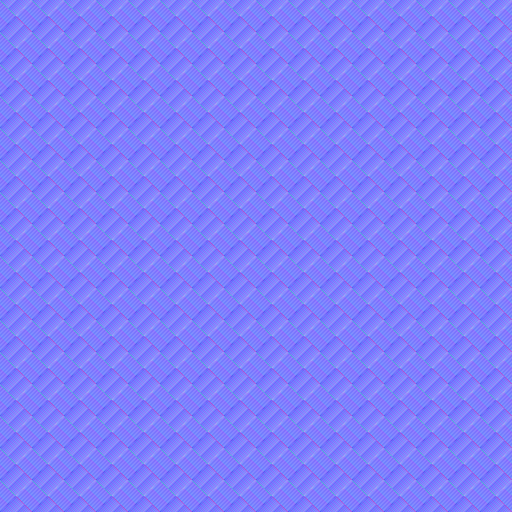
#> input picture assets-src/normals/cross-hatch-weave-normal.png, 1024 x 1024 px, given in place of hex-circuit-mesh-height.png, which was not available (shown at 1/2 size)
$ python e_normals.py
#> lines starting #> are read from the running program, lines starting #| are printed output that depends on the picture; pictures that were not available may be replaced by others from this repository, and a replacement may not be noted
### scripts/textures/common.py
"""
Shared geometry, palette and helpers for the Phase 3 texture pipeline.

Every number here traces to docs/baseline-v1/DECISIONS.md (D3) or
docs/design-inputs/PICKS.md. Nothing is estimated.

Master canvas is 2048 x 2048. The card silhouette is 1260 x 1760 sitting at
offset (394, 144) inside it, which is the measured alpha bounding box of
assets-src/frame-src.png. All compositing happens at master scale and the
finished card is reduced to 1008 x 1408 in a single Lanczos step.
"""
from __future__ import annotations

from pathlib import Path

import numpy as np
from PIL import Image, ImageDraw, ImageFont

# --------------------------------------------------------------------------
# Paths
# --------------------------------------------------------------------------
REPO = Path(__file__).resolve().parents[2]
ASSETS_SRC = REPO / "assets-src"
ART_DIR = ASSETS_SRC / "art"
HOLO_DIR = ASSETS_SRC / "holo"
FACES_DIR = ASSETS_SRC / "faces"
NORMALS_DIR = ASSETS_SRC / "normals"
PACKED_DIR = ASSETS_SRC / "packed"
BUILD = Path(__file__).resolve().parent / "build"
FRAME_SRC = ASSETS_SRC / "frame-src.png"
FONT_TTF = BUILD / "JetBrainsMono-latin.ttf"
FONT_WOFF2 = REPO / "public" / "fonts" / "jetbrains-mono-latin.woff2"

# --------------------------------------------------------------------------
# Scale chain, D3. Verified by arithmetic in the decision record.
# --------------------------------------------------------------------------
MASTER = 2048
CARD_X0, CARD_Y0 = 394, 144
CARD_W, CARD_H = 1260, 1760
TEX_W, TEX_H = 1008, 1408
SCALE = TEX_W / CARD_W  # exactly 0.8 on both axes

# Master-canvas boxes, (x, y, w, h). Measured, PICKS.md "Art window" table.
ART_BOX = (490, 233, 1096, 994)
TEXT_BOX = (521, 1263, 1072, 385)
NAME_BAR = (471, 1693, 1106, 145)

# Roundels, measured from the cream components of frame-src.png rather than
# taken from the handoff figure. The spec quotes "centres 101 and 1061, y 103"
# in card space; the frame's actual cream discs are centred at (131.5, 128.0)
# and (1134.5, 125.5) with inner diameters 172 x 169 and 162 x 160. The quoted
# pair is not symmetric about the card and does not land on the drawn discs,
# so the measurement wins, exactly as it did for the other three panels, whose
# measured boxes reproduce the PICKS.md table to the pixel.
ROUNDEL_D = 190  # outer diameter including the ring, per the spec
ROUNDEL_CENTRES_CARD = ((131.5, 128.0), (1134.5, 125.5))
ROUNDEL_INNER_D = (170.5, 161.0)  # measured cream disc, mean of w and h


def card_to_master(x: float, y: float) -> tuple[float, float]:
    return x + CARD_X0, y + CARD_Y0


ROUNDEL_CENTRES = tuple(card_to_master(*c) for c in ROUNDEL_CENTRES_CARD)

# --------------------------------------------------------------------------
# Palette. Card-only tokens from the handoff spec, section 01.
# --------------------------------------------------------------------------
INK = (18, 17, 16)          # #121110
CREAM = (250, 245, 235)     # #faf5eb frame cream
NAME_YELLOW = (245, 195, 59)  # #f5c33b
SPINE_RED = (244, 38, 36)   # #f42624
SPINE_CYAN = (53, 185, 216)  # #35b9d8

# --------------------------------------------------------------------------
# Card text sizing, "em of card width" from the handoff spec, section 04.
# --------------------------------------------------------------------------
EM = CARD_W  # 1260 at master scale
SIZE_NAME = 0.056 * EM        # 70.56
SIZE_ABILITY_NAME = 0.034 * EM  # 42.84
SIZE_ABILITY_BODY = 0.029 * EM  # 36.54
SIZE_TYPE_LINE = 0.024 * EM   # 30.24
SIZE_ROUNDEL = 0.054 * EM     # 68.04

# Tracking, em of the type size. The name bar figure is stated in the spec.
# The other three follow the spec's own tracking rule from section 02:
# 0.16em on micro labels, 0 at body sizes.
TRACK_NAME = 0.10
TRACK_TYPE_LINE = 0.16
TRACK_ABILITY_NAME = 0.10
TRACK_ABILITY_BODY = 0.0
TRACK_ROUNDEL = 0.0

# --------------------------------------------------------------------------
# The five cards. Copy is verbatim from the handoff copy deck, section 09.
# --------------------------------------------------------------------------
CARDS = [
    dict(
        slug="hero",
        number="01",
        name="JOSHUA",
        type_line="SUPPORT / ENGINEER · 6 YRS",
        ability_name="IDLE ANIMATION",
        ability_body="Sits cross-legged with a laptop. Ships anyway.",
        holo="starburst",
    ),
    dict(
        slug="komikfind",
        number="02",
        name="KOMIKFIND",
        type_line="SEARCH / STAGE 1",
        ability_name="PANEL RECALL",
        ability_body="Search the whole shelf at once. Median search stage "
                     "3.9s to 472ms.",
        holo="halftone",
    ),
    dict(
        slug="kalakal",
        number="03",
        name="KALAKAL",
        type_line="AGENT / SOLANA",
        ability_name="POLICY GATE",
        ability_body="The agent proposes. The executor enforces. DRY_RUN is "
                     "the hard default.",
        holo="hex",
    ),
    dict(
        slug="raidyard",
        number="04",
        name="RAIDYARD",
        type_line="GAME / DEVVIT WEB",
        ability_name="ASYNC RAID",
        ability_body="Resolves inside the post. Deterministic sim, same "
                     "result for every player.",
        holo="prismatic",
    ),
    dict(
        slug="dotaweakness",
        number="05",
        name="DOTAWEAKNESS",
        type_line="ANALYSIS / DOTA 2",
        ability_name="HONEST MODE",
        ability_body="Reveal nine analysis cards. A banned-token validator "
                     "blocks the comforting words.",
        holo="prismatic",
    ),
]


# --------------------------------------------------------------------------
# Font
# --------------------------------------------------------------------------
# [101 lines left out: functions ensure_font, font_at, tracked_width, draw_tracked, wrap_tracked, creaminess and 2 more, not called in this run]


def save_png(im: Image.Image, path: Path) -> Path:
    path.parent.mkdir(parents=True, exist_ok=True)
    im.save(path, "PNG", optimize=True)
    return path

### scripts/textures/e_normals.py
"""
Section E. Normal maps.

Two products, and they are not the same job:

  holo normals    height-to-normal of the five rebuilt section D maps, 1024,
                  tileable. Gradients are taken with np.roll so the derivative
                  wraps, which keeps the normal map as seamless as the height
                  map it came from. Taking them without wrap would reintroduce
                  a seam at the edge that section D just removed.

  frame emboss    from the frame lineart, 1008 x 1408, non-tiling. The lineart
                  is the ink keyline of frame-src.png, isolated by luminance
                  and alpha, blurred into a ridge and differentiated with
                  edge-clamped gradients.

    python scripts/textures/e_normals.py
"""
from __future__ import annotations

import numpy as np
from PIL import Image

from common import (FRAME_SRC, HOLO_DIR, NORMALS_DIR, TEX_H, TEX_W,
                    reduce_card, save_png)

HOLO_STRENGTH = 2.6
FRAME_STRENGTH = 3.4
INK_LUMA_MAX = 96.0
FRAME_RIDGE_BLUR = 2.2

PATTERNS = ["hex-circuit-mesh", "diagonal-prismatic-lines",
            "cross-hatch-weave", "halftone-comic-dots", "starburst-rays"]


def to_normal(height: np.ndarray, strength: float, wrap: bool) -> Image.Image:
    h = height.astype(np.float32) / 255.0
    if wrap:
        dx = (np.roll(h, -1, 1) - np.roll(h, 1, 1)) * 0.5
        dy = (np.roll(h, -1, 0) - np.roll(h, 1, 0)) * 0.5
    else:
        gx = np.empty_like(h)
        gy = np.empty_like(h)
        gx[:, 1:-1] = (h[:, 2:] - h[:, :-2]) * 0.5
        gx[:, 0] = h[:, 1] - h[:, 0]
        gx[:, -1] = h[:, -1] - h[:, -2]
        gy[1:-1, :] = (h[2:, :] - h[:-2, :]) * 0.5
        gy[0, :] = h[1, :] - h[0, :]
        gy[-1, :] = h[-1, :] - h[-2, :]
        dx, dy = gx, gy

    nx, ny, nz = -dx * strength, -dy * strength, np.ones_like(h)
    ln = np.sqrt(nx * nx + ny * ny + nz * nz)
    rgb = np.stack([nx / ln, ny / ln, nz / ln], -1)
    return Image.fromarray(((rgb * 0.5 + 0.5) * 255).round()
                           .clip(0, 255).astype(np.uint8), "RGB")


def holo_normals() -> None:
    for name in PATTERNS:
        h = np.array(Image.open(HOLO_DIR / f"{name}-height.png").convert("L"))
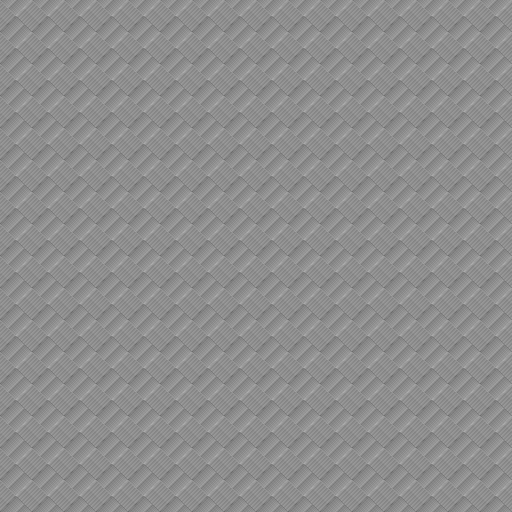
#> h: shape (1024, 1024) (shown at 1/2 size); min 94, max 186, mean 141.7
        n = to_normal(h, HOLO_STRENGTH, wrap=True)
#> in to_normal, `dy = (np.roll(h, -1, 0) - np.roll(h, 1, 0)) * 0.5`:
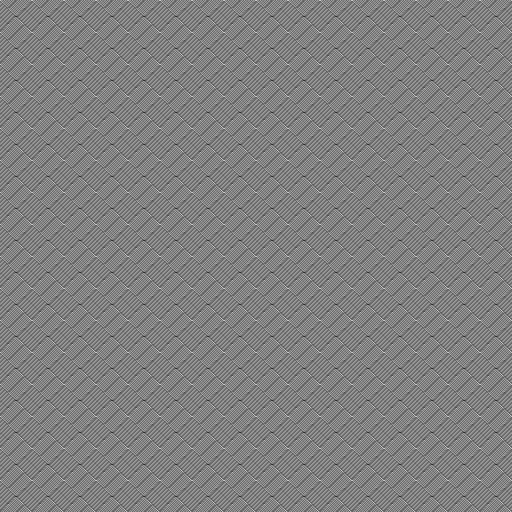
#> dy: shape (1024, 1024) float32 (shown at 1/2 size); min -0.12, max 0.118, mean 0; drawn with min black and max white
#> in to_normal, `nx, ny, nz = -dx * strength, -dy * strength, np.ones_like(h)`:
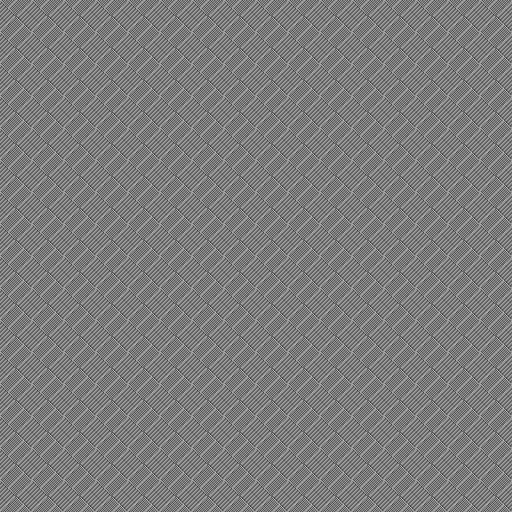
#> nx: shape (1024, 1024) float32 (shown at 1/2 size); min -0.229, max 0.24, mean -6.37e-12; drawn with min black and max white
#> in to_normal, `nx, ny, nz = -dx * strength, -dy * strength, np.ones_like(h)`:
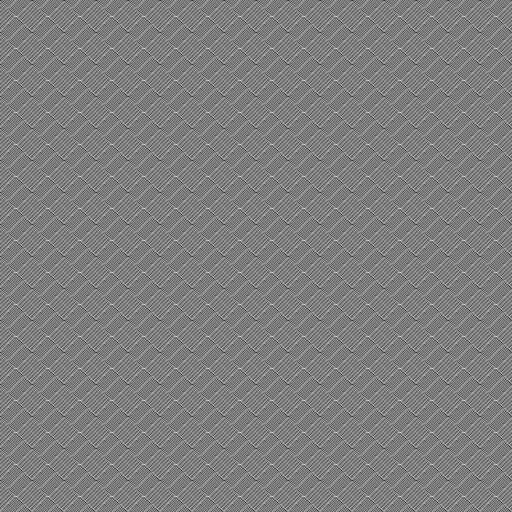
#> ny: shape (1024, 1024) float32 (shown at 1/2 size); min -0.306, max 0.311, mean -3.48e-10; drawn with min black and max white
#> in to_normal, `nx, ny, nz = -dx * strength, -dy * strength, np.ones_like(h)`: nz: shape (1024, 1024) float32; every value is 1
#> in to_normal, `ln = np.sqrt(nx * nx + ny * ny + nz * nz)`:
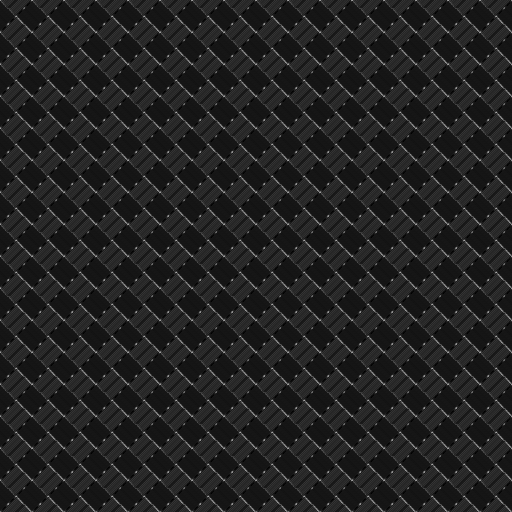
#> ln: shape (1024, 1024) float32 (shown at 1/2 size); min 1, max 1.05, mean 1.01; drawn with min black and max white
#> in to_normal, `rgb = np.stack([nx / ln, ny / ln, nz / ln], -1)`:
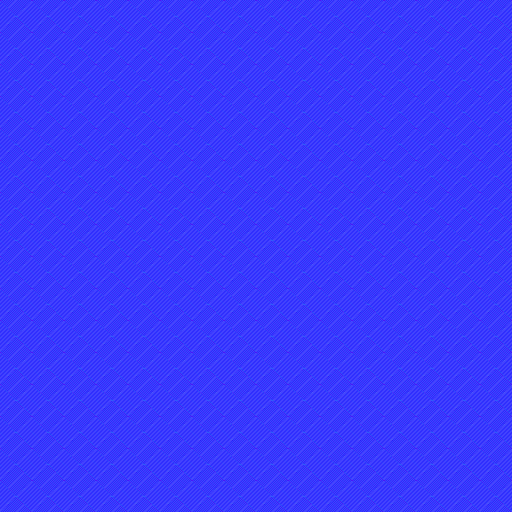
#> rgb: shape (1024, 1024, 3) float32 (shown at 1/2 size); mean of channels 0, 1, 2 6.16e-05, 7.22e-05, 0.998; drawn with min black and max white
#> in to_normal, `return Image.fromarray(((rgb * 0.5 + 0.5) * 255).round() .clip(0, 255)..`:
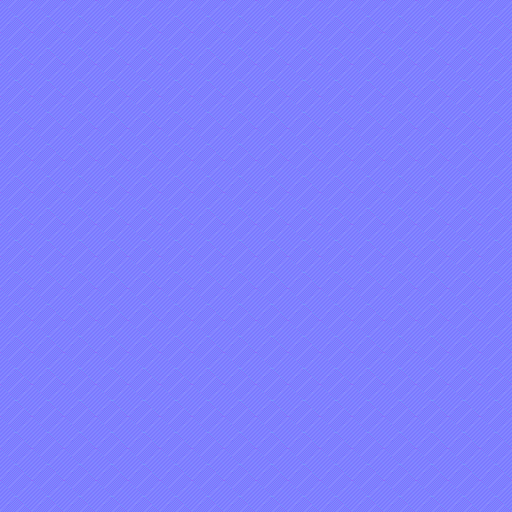
#> returned value: PIL image 1024x1024 RGB (shown at 1/2 size); mean R, G, B 127.5, 127.5, 254.2
        p = save_png(n, NORMALS_DIR / f"{name}-normal.png")
        a = np.array(n).astype(np.int16)
        wrap_v = int(np.abs(a[0] - a[-1]).max())
#> wrap_v = 40
        wrap_h = int(np.abs(a[:, 0] - a[:, -1]).max())
#> wrap_h = 21
        inner_v = int(np.abs(a[0] - a[1]).max())
#> inner_v = 41
        inner_h = int(np.abs(a[:, 0] - a[:, 1]).max())
#> inner_h = 37
        print(f"  {p.name:34s} {n.size}  wrap step v/h {wrap_v:3d}/{wrap_h:3d}"
              f"   interior step v/h {inner_v:3d}/{inner_h:3d}")
#|   hex-circuit-mesh-normal.png        (1024, 1024)  wrap step v/h  40/ 21   interior step v/h  41/ 37
#> pass 2 of the loop in holo_normals, `for name in PATTERNS:`:
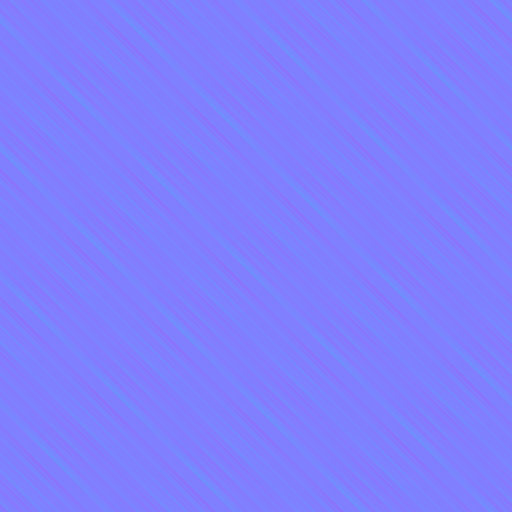
#> input picture assets-src/normals/diagonal-prismatic-lines-normal.png, 1024 x 1024 px, given in place of diagonal-prismatic-lines-height.png, which was not available (shown at 1/2 size)
#> in to_normal (call 2), `ln = np.sqrt(nx * nx + ny * ny + nz * nz)`:
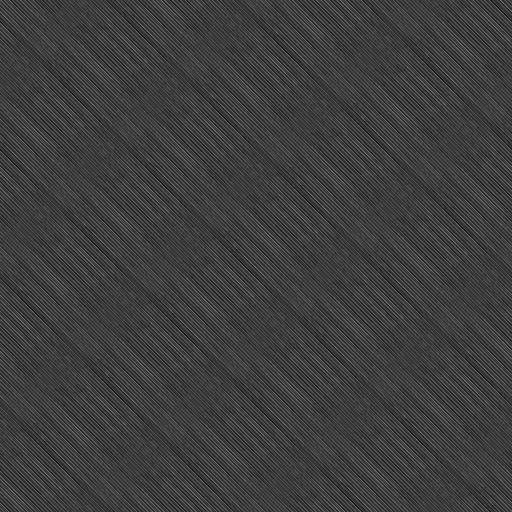
#> ln: shape (1024, 1024) float32 (shown at 1/2 size); min 1, max 1.01, mean 1; drawn with min black and max white
#> in to_normal (call 2), `rgb = np.stack([nx / ln, ny / ln, nz / ln], -1)`:
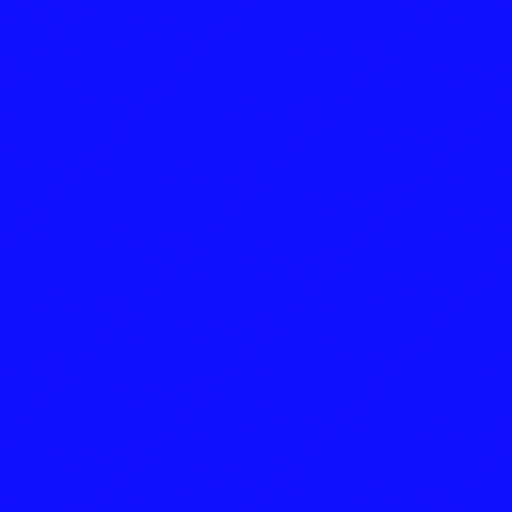
#> rgb: shape (1024, 1024, 3) float32 (shown at 1/2 size); mean of channels 0, 1, 2 8.24e-07, -8.23e-07, 1; drawn with min black and max white
#> wrap_v = 9
#|   diagonal-prismatic-lines-normal.png (1024, 1024)  wrap step v/h   9/  9   interior step v/h   9/  9


def frame_emboss() -> None:
    from scipy import ndimage

    f = np.array(Image.open(FRAME_SRC).convert("RGBA"))
    rgb, alpha = f[..., :3].astype(np.float32), f[..., 3].astype(np.float32)
    lum = 0.2126 * rgb[..., 0] + 0.7152 * rgb[..., 1] + 0.0722 * rgb[..., 2]
    ink = ((lum < INK_LUMA_MAX) & (alpha > 128)).astype(np.float32)
    print(f"frame lineart: {int(ink.sum())} ink px at master scale "
          f"({100 * ink.mean():.2f} percent of canvas)")

    ridge = ndimage.gaussian_filter(ink, FRAME_RIDGE_BLUR)
    ridge = ridge / max(ridge.max(), 1e-6)
    height = Image.fromarray((ridge * 255).round().clip(0, 255)
                             .astype(np.uint8), "L")
    # Reduce through the same crop-then-single-Lanczos path as the albedo, so
    # the emboss lands in register with the face it belongs to.
    card = reduce_card(height)
    n = to_normal(np.array(card), FRAME_STRENGTH, wrap=False)
    p = save_png(n, NORMALS_DIR / "frame-emboss-normal.png")
    print(f"  {p.name:34s} {n.size}  non-tiling, in register with the albedo")


if __name__ == "__main__":
#> (the run stopped early here; a loop or call above may not have finished)
